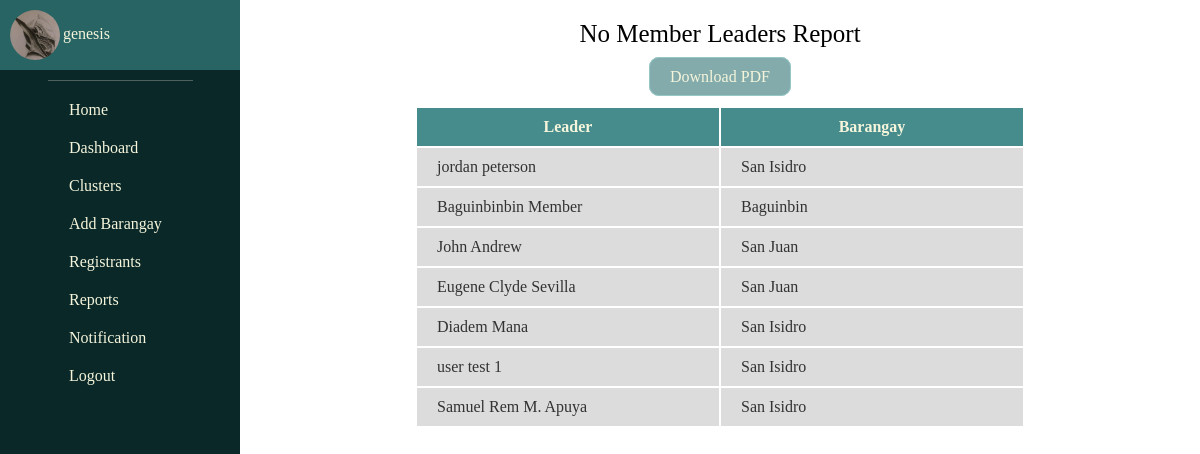
/report/leaders/member/None/ (signed in), run on the app's committed database.
### management/models.py (models this page shows, shortened)
class Individual(models.Model):
    user = models.ForeignKey(User, related_name='user_individual', on_delete=models.CASCADE)
    name = models.CharField(max_length=255)
    gender = models.ForeignKey(Gender, related_name='individual_gender', on_delete=models.PROTECT)
    age = models.IntegerField()
    brgy = models.ForeignKey(Barangay, related_name='individual_brgy', on_delete=models.PROTECT)
    sitio = models.ForeignKey(Sitio, related_name='individual_sitio', on_delete=models.PROTECT, null=True, blank=True)
    date_registered = models.DateTimeField(auto_now_add=True)
    group = models.CharField(max_length=255)
    image = models.ImageField(null=True, blank=True, upload_to="images/")

class Cluster(models.Model):
    leader = models.ForeignKey(Leader, related_name='cluster_leader', on_delete=models.CASCADE)
    members = models.ManyToManyField(Member, related_name='cluster_member')

class Leader(models.Model):
    user = models.ForeignKey(User, related_name='leader_user', on_delete=models.CASCADE) # Added for version 2, 2/9/2024
    name = models.CharField(max_length=255)
    gender = models.ForeignKey(Gender, related_name='leader_gender', on_delete=models.CASCADE)
    age = models.IntegerField()
    brgy = models.ForeignKey(Barangay, related_name='leader_brgy', on_delete=models.CASCADE)
    sitio = models.ForeignKey(Sitio, related_name='leader_sitio', on_delete=models.CASCADE, null=True, blank=True)
    date_registered = models.DateTimeField(auto_now_add=True)
    image = models.ImageField(null=True, blank=True, upload_to="images/")
    def __str__(self):
        return self.name

class Barangay(models.Model):
    brgy_name = models.CharField(max_length=255)
    brgy_voter_population = models.IntegerField(blank=True, null=True)
    lat = models.FloatField(blank=True, null=True)
    long = models.FloatField(blank=True, null=True)
    def __str__(self):
        return self.brgy_name
    class Meta:
        ordering = ['brgy_name']

### management/decorators.py (the view)
        def wrapper_func(request, *args, **kwargs):
            groups = request.user.groups.all().values_list('name', flat=True)
            if any(group in allowed_roles for group in groups) or 'Admin' in groups:
                return view_func(request, *args, **kwargs)
            else:
                rendered_template = render(request, 'forbidden_template.html', {'variable': 'value'})
                response = HttpResponseForbidden(rendered_template)
                return response

### management/views.py (called while the page is built)
@login_required(login_url='login')
@allowed_users(allowed_roles=['Admin'])
def no_members_leader(request):
    request_user = request.user
    logged_user = Individual.objects.get(user__username=request_user)
    no_members = Cluster.objects.filter(members=None)
    return render(request, 'no_member_leaders.html', {
        'no_members': no_members,
        'logged_user': logged_user,
    })

### management/templates/no_member_leaders.html
{% extends 'base.html' %}
{% load static %}
{% block content %}
    <section class="no-member-leaders-utmost-container-section">
        <div class="no-member-leaders-title-header-div">
            No Member Leaders Report
        </div>
        <div class="no-member-leaders-download-pdf-container-div">
            <a class="no-member-download-pdf" href="{% url 'no-member-leader-pdf' %}">Download PDF</a>
        </div>
        <div class="no-member-leaders-table-container-div">
            <table class="no-member-leaders-table">
                <tr class="no-member-leaders-table-row">
                    <th class="no-member-leaders-table-head">Leader</th>
                    <th class="no-member-leaders-table-head">Barangay</th>
                </tr>
                {% for leaders in no_members %}
                    <tr class="no-member-leaders-table-row">
                        <td class="no-member-leaders-table-data">
                            <a class="no-member-leaders-table-link"
                               href="{% url 'cluster' leaders.leader.name leaders.leader.user %}">
                                {{ leaders.leader }}
                            </a>
                        </td>
                        <td class="no-member-leaders-table-data">
                            <a class="no-member-leaders-table-link"
                               href="{% url 'member-brgy' leaders.leader.brgy %}">{{ leaders.leader.brgy }}
                            </a>
                        </td>
                    </tr>
                {% endfor %}
            </table>
        </div>
    </section>
{% endblock %}

### management/templates/base.html (shortened to what this page needs)
<!DOCTYPE html>
<html lang="en">
<head>
    {% load static %}
    {% load humanize %}
    <link rel="stylesheet" href="{% static 'styles.css' %}">
    <link rel="stylesheet" href="{% static 'member_profile.css' %}">
    <link rel="stylesheet" href="{% static 'css/all.min.css' %}">
    <link rel="stylesheet" href="{% static 'css/fontawesome.min.css' %}">
    <link rel="stylesheet" href="{% static 'dashboard.css' %}">
    <link rel="stylesheet" href="{% static 'add-brgy.css' %}">
    <link rel="stylesheet" href="{% static 'add-leader.css' %}">
    <link rel="stylesheet" href="{% static 'add-member.css' %}">
    <link rel="stylesheet" href="{% static 'reports.css' %}">
    <link rel="stylesheet" href="{% static 'brgy-profile.css' %}">
    <link rel="stylesheet" href="{% static 'no-member-brgy.css' %}">
    <link rel="stylesheet" href="{% static 'leader-no-members.css' %}">
    <link rel="stylesheet" href="{% static 'leaderless-members.css' %}">
    <link rel="stylesheet" href="{% static 'member-count-per-brgy.css' %}">
    <link rel="stylesheet" href="{% static 'cluster.css' %}">
    <link rel="stylesheet" href="{% static 'leader-profile.css' %}">
    <link rel="stylesheet" href="{% static 'member-profile.css' %}">
    <link rel="stylesheet" href="{% static 'registrants.css' %}">
    <link rel="stylesheet" href="{% static 'all-members-report.css' %}">
    <link rel="stylesheet" href="{% static 'members-per-brgy-report.css' %}">
    <link rel="stylesheet" href="{% static 'leader-members-report.css' %}">
    <link rel="stylesheet" href="{% static 'members-report.css' %}">
    <link rel="stylesheet" href="{% static 'leaders-report.css' %}">
    <link rel="stylesheet" href="{% static 'sitio-profile.css' %}">
    <link rel="stylesheet" href="{% static 'attendance-list.css' %}">
    <link rel="stylesheet" href="{% static 'sitio-report.css' %}">
</head>
<body>
    <header id="main-header">
        <div class="home-page-authenticated-user">
            <div class="home-page-authenticated-user-element-container">
                <div class="home-page-authenticated-user-image-container">
                    {% if logged_user.image %}
                        <img class="home-page-authenticated-user-profile-image"
                             src="{{ logged_user.image.url }}">
                    {% else %}
                        <div>
                            <i class="fa fa-user" aria-hidden="true"></i>
                        </div>
                    {% endif %}
                </div>
            </div>
            <div class="home-page-authenticated-user-element-container">
                <div class="home-page-authenticated-user-name">
                    {{ request.user }}
                </div>
            </div>
        </div>
        <div style="padding: 0.5px;
                    background-color: rgba(150, 150, 150, 0.5);
                    margin: auto;
                    width: 60%;
                    margin-top: 10px;
                    margin-bottom: 10px;">
        </div>
        <ul class="home-header-nav-links">
            {% if request.user.is_authenticated %}
                <li class="home-header-nav-link">
                    <a class="home-link-to-page" href="{% url 'homepage' %}">
                        <div class="home-link-icon-container">
                            <div class="home-link-icon-div">
                                <i class="fa fa-home"></i>
                            </div>
                        </div>
                        <div class="home-link-icon-container">
                            <div class="home-link-name">
                                Home
                            </div>
                        </div>
                    </a>
                </li>
                <li class="home-header-nav-link">
                    <a class="home-link-to-page" href="{% url 'dashboard' %}">
                        <div class="home-link-icon-container">
                            <div class="home-link-icon-div">
                                <i class="fa fa-line-chart"></i>
                            </div>
                        </div>
                        <div class="home-link-icon-container">
                            <div class="home-link-name">
                                Dashboard
                            </div>
                        </div>
                    </a>
                </li>
                <li class="home-header-nav-link">
                    <a class="home-link-to-page" href="{% url 'clusters' %}">
                        <div class="home-link-icon-container">
                            <div class="home-link-icon-div">
                                <i class="fa fa-users" aria-hidden="true"></i>
                            </div>
                        </div>
                        <div class="home-link-icon-container">
                            <div class="home-link-name">
                                Clusters
                            </div>
                        </div>
                    </a>
                </li>
                <li class="home-header-nav-link">
                    <a class="home-link-to-page" href="{% url 'add-brgy' %}">
                        <div class="home-link-icon-container">
                            <div class="home-link-icon-div">
                                <i class="fas fa-dharmachakra" aria-hidden="true"></i>
                            </div>
                        </div>
                        <div class="home-link-icon-container">
                            <div class="home-link-name">
                                Add Barangay
                            </div>
                        </div>
                    </a>
                </li>
                <li class="home-header-nav-link">
                    <a class="home-link-to-page" href="{% url 'registrants' %}">
                        <div class="home-link-icon-container">
                            <div class="home-link-icon-div">
                                <i class="fas fa-user-plus" aria-hidden="true"></i>
                            </div>
                        </div>
                        <div class="home-link-icon-container">
                            <div class="home-link-name">
                                Registrants
                            </div>
                        </div>
                    </a>
                </li>
                <li class="home-header-nav-link">
                    <a class="home-link-to-page" href="{% url 'reports' %}">
                        <div class="home-link-icon-container">
                            <div class="home-link-icon-div">
                                <i class="fa fa-file" aria-hidden="true"></i>
                            </div>
                        </div>
                        <div class="home-link-icon-container">
                            <div class="home-link-name">
                                Reports
                            </div>
                        </div>
                    </a>
                </li>
                <li class="home-header-nav-link">
                    <div class="main-header-link-container-div" id="notification-toggle">
                        <div class="home-link-icon-container">
                            <div class="home-link-icon-div">
                                <i class="fa fa-bell" aria-hidden="true"></i>
                            </div>
                        </div>
                        <div class="home-link-icon-container">
                            <div class="home-link-name">
                                Notification
                            </div>
                        </div>
                    </div>
                </li>
                <li class="home-header-nav-link">
                    <a class="home-link-to-page" href="{% url 'logout' %}">
                        <div class="home-link-icon-container">
                            <div class="home-link-icon-div">
                                <i class="fa fa-sign-out" aria-hidden="true"></i>
                            </div>
                        </div>
                        <div class="home-link-icon-container">
                            <div class="home-link-name">
                                Logout
                            </div>
                        </div>
                    </a>
                </li>
            {% endif %}
        </ul>
    </header>
    <section class="base-block-content-section-container">
        {% block content %}{% endblock %}
    </section>
</body>
</html>

### management/static/styles.css (style rules this page uses)
html { scroll-behavior:smooth; }
body { margin: 0px; }
#main-header { background-color: rgb(10, 40, 40); color: beige; width:20%; float: left; min-height: 100vh; position: fixed; z-index:20; }
.home-page-authenticated-user { font-family: 'Montserrat'; text-align: center; background-color: rgb(40, 100, 100); padding: 10px; overflow: hidden; }
.home-page-authenticated-user-image-container { float: left; }
.home-page-authenticated-user-name { float: right; margin-top: 15px; margin-right: 120px; }
.home-page-authenticated-user-profile-image { width: 50px; height: 50px; border-radius: 50%; float: left; }
.home-header-nav-links { list-style: none; margin-right: 50px; }
.home-header-nav-link { margin-top: 20px; font-family: 'Montserrat'; }
.home-link-to-page { color: beige; text-decoration: none; font-family: 'Montserrat'; }
.home-link-icon-container { display: inline-block; }
.home-link-icon-div { width: 25px; }
.base-block-content-section-container { width:80%; float:right; overflow: hidden; }
#notification-toggle { cursor: pointer; }

### management/static/leader-no-members.css (style rules this page uses)
.no-member-leaders-table { font-family: 'Montserrat'; }
.no-member-leaders-table-head { background-color: rgb(70, 140, 140); width: 300px; padding-top: 10px; padding-bottom: 10px; color: beige; }
.no-member-leaders-table-data { background-color: rgb(220, 220, 220); padding-left: 20px; padding-top: 10px; padding-bottom: 10px; }
.no-member-leaders-table-link { color: rgb(50, 50, 50); text-decoration: none; }
.no-member-leaders-table-container-div { margin: auto; width: fit-content; }
.no-member-leaders-title-header-div { text-align: center; font-family: 'Montserrat'; font-size: 25px; margin: 20px; }
.no-member-leaders-download-pdf-container-div { text-align: center; margin:20px; }
.no-member-download-pdf { background-color: rgba(100, 150, 150, 0.8); font-family: 'Montserrat'; color: beige; text-decoration: none; padding-top:10px; padding-bottom: 10px; padding-right: 20px; padding-left: 20px; border-radius: 10px; border: solid 1px rgb(150, 200, 200); }

### data on the page
Individual: image (picture)
Cluster: leader "jordan peterson", leader.brgy "San Isidro"
Cluster: leader "Baguinbinbin Member", leader.brgy "Baguinbin"
Cluster: leader "John Andrew", leader.brgy "San Juan"
Cluster: leader "Eugene Clyde Sevilla", leader.brgy "San Juan"
Cluster: leader "Diadem Mana", leader.brgy "San Isidro"
Cluster: leader "user test 1", leader.brgy "San Isidro"
Cluster: leader "Samuel Rem M. Apuya", leader.brgy "San Isidro"

### other printed values
{{ request.user }} "genesis"
